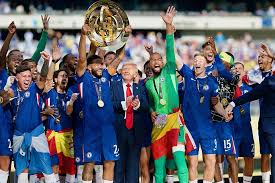
//> input picture codigo/p01_opencv/images.jpg, 275 x 183 px, given in place of the camera
$ ./main   (built with g++ and OpenCV 4)
//> lines starting //> are read from the running program, lines starting //| are printed output that depends on the picture
#include <iostream>
#include <opencv2/opencv.hpp>

using namespace std;
using namespace cv;

int main() {
    cout << "=== DETECCIÓN DE ROSTROS Y OJOS EN TIEMPO REAL ===" << endl;
    cout << "Presiona 'ESC' para salir" << endl;
    cout << "Presiona 'c' para capturar una foto" << endl;
    cout << "Presiona 'g' para activar/desactivar escala de grises" << endl << endl;

    // Cargar clasificadores Haar Cascade para detección
    // Estos archivos vienen incluidos con OpenCV
    CascadeClassifier detector_rostros, detector_ojos;

    String ruta_opencv = "/home/felipep/Documentos/universidad/universidad 7mo/vision por computador/opencv-dev/install/share/opencv4/haarcascades/";

    if (!detector_rostros.load(ruta_opencv + "haarcascade_frontalface_default.xml")) {
        cout << "Error: No se pudo cargar el clasificador de rostros" << endl;
        cout << "Verifica la ruta: " << ruta_opencv << endl;
        return -1;
    }

    if (!detector_ojos.load(ruta_opencv + "haarcascade_eye.xml")) {
        cout << "Error: No se pudo cargar el clasificador de ojos" << endl;
        return -1;
    }

    cout << "✓ Clasificadores cargados exitosamente" << endl;

    // Abrir la cámara web (0 = cámara predeterminada)
    VideoCapture camara(0);
    if (!camara.isOpened()) {
        cout << "Error: No se pudo abrir la cámara" << endl;
        return -1;
    }

    cout << "✓ Cámara iniciada correctamente" << endl << endl;

    // Variables de configuración
    bool modo_gris = false;
    int foto_contador = 1;

    Mat frame, frame_gris;
    vector<Rect> rostros, ojos;

    // Bucle principal de captura de video
    while (true) {
        // Capturar frame de la cámara
        camara >> frame;
//> frame is the input picture: 183 rows x 275 cols, CV_8UC3; mean B, G, R 103.9, 95, 91.8
        if (frame.empty()) {
            cout << "Error: Frame vacío" << endl;
            break;
        }

        // Convertir a escala de grises para mejor detección
        cvtColor(frame, frame_gris, COLOR_BGR2GRAY);
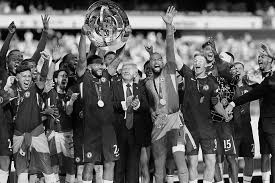
//> frame_gris: 183 rows x 275 cols, CV_8UC1; min 0, max 255, mean 95

        // Ecualizar histograma para mejorar el contraste
        equalizeHist(frame_gris, frame_gris);
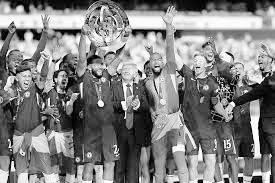
//> frame_gris: 183 rows x 275 cols, CV_8UC1; min 0, max 255, mean 128

        // DETECTAR ROSTROS
        detector_rostros.detectMultiScale(
            frame_gris,
            rostros,
            1.1,     // Factor de escala
            3,       // Mínimo de vecinos
            0,       // Flags
            Size(30, 30) // Tamaño mínimo del rostro
        );
//> rostros = empty

        // Procesar cada rostro detectado
        for (size_t i = 0; i < rostros.size(); i++) {
            // Dibujar rectángulo alrededor del rostro
            rectangle(frame, rostros[i], Scalar(255, 0, 0), 3);

            // Agregar texto con el número de rostro
            putText(frame,
                    "Rostro #" + to_string(i + 1),
                    Point(rostros[i].x, rostros[i].y - 10),
                    FONT_HERSHEY_SIMPLEX,
                    0.9,
                    Scalar(255, 0, 0),
                    2);

            // Región de interés (ROI) para buscar ojos solo dentro del rostro
            Mat roi_gris = frame_gris(rostros[i]);
            Mat roi_color = frame(rostros[i]);

            // DETECTAR OJOS dentro del rostro
            detector_ojos.detectMultiScale(
                roi_gris,
                ojos,
                1.1,
                5,
                0,
                Size(20, 20)
            );

            // Dibujar círculos en los ojos detectados
            for (size_t j = 0; j < ojos.size(); j++) {
                Point centro(
                    rostros[i].x + ojos[j].x + ojos[j].width / 2,
                    rostros[i].y + ojos[j].y + ojos[j].height / 2
                );
                int radio = cvRound((ojos[j].width + ojos[j].height) * 0.25);
                circle(frame, centro, radio, Scalar(0, 255, 0), 3);

                // Punto en el centro del ojo
                circle(frame, centro, 3, Scalar(0, 0, 255), -1);
            }
        }
//> this loop made 0 passes

        // Información en pantalla
        String info = "Rostros: " + to_string(rostros.size());
//> info = "Rostros: 0"
        putText(frame, info, Point(10, 30), FONT_HERSHEY_SIMPLEX, 1, Scalar(0, 255, 255), 2);

        // Mostrar FPS aproximado
        putText(frame, "ESC=Salir | C=Captura | G=Gris",
                Point(10, frame.rows - 10),
                FONT_HERSHEY_SIMPLEX,
                0.6,
                Scalar(255, 255, 255),
                2);
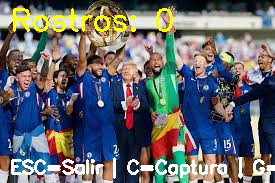
//> frame: 183 rows x 275 cols, CV_8UC3; mean B, G, R 106.6, 102.8, 99.7

        // Mostrar el frame (en color o gris según el modo)
        if (modo_gris) {
            imshow("Detección de Rostros y Ojos", frame_gris);
        } else {
            imshow("Detección de Rostros y Ojos", frame);
        }

        // Manejar entrada del teclado
        char tecla = (char)waitKey(10);
//> the Esc key is pressed

        if (tecla == 27) { // ESC
            cout << "Saliendo..." << endl;
            break;
        }
        else if (tecla == 'c' || tecla == 'C') { // Capturar foto
            String nombre_archivo = "captura_" + to_string(foto_contador++) + ".jpg";
            imwrite(nombre_archivo, frame);
            cout << "✓ Foto guardada: " << nombre_archivo << endl;
        }
        else if (tecla == 'g' || tecla == 'G') { // Toggle gris
            modo_gris = !modo_gris;
            cout << "Modo escala de grises: " << (modo_gris ? "ON" : "OFF") << endl;
        }
    }

    // Liberar recursos
    camara.release();
    destroyAllWindows();

    cout << "\n¡Programa finalizado!" << endl;
    return 0;
}

$ run again, on codigo/p01_opencv/original.jpg
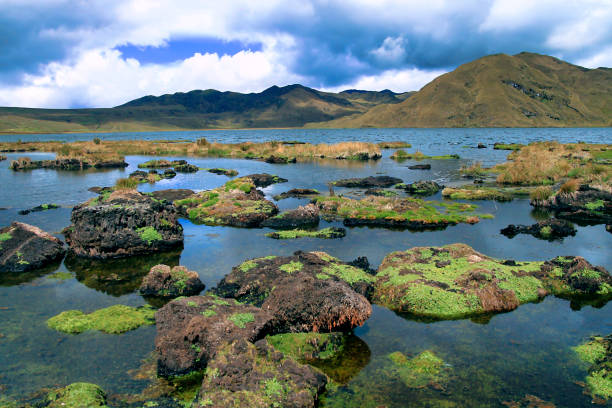
//> input picture codigo/p01_opencv/original.jpg, 612 x 408 px, given in place of the camera
//> frame is the input picture: 408 rows x 612 cols, CV_8UC3; mean B, G, R 119.2, 120.3, 102.6
//> `equalizeHist(frame_gris, frame_gris);`:
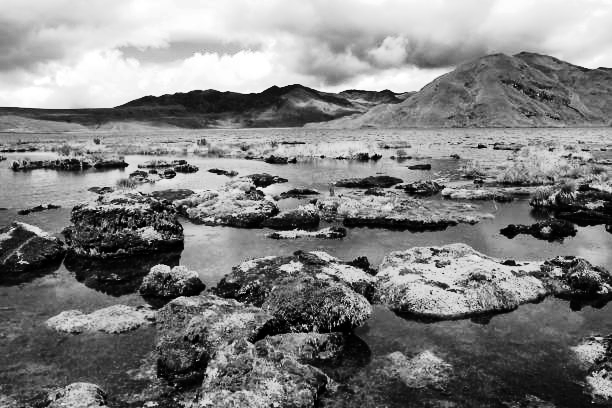
//> frame_gris: 408 rows x 612 cols, CV_8UC1; min 0, max 255, mean 128.2
//> rostros = empty
//> info = "Rostros: 0"
//> `putText(frame, "ESC=Salir | C=Captura | G=Gris", Point(10, frame.rows ..`:
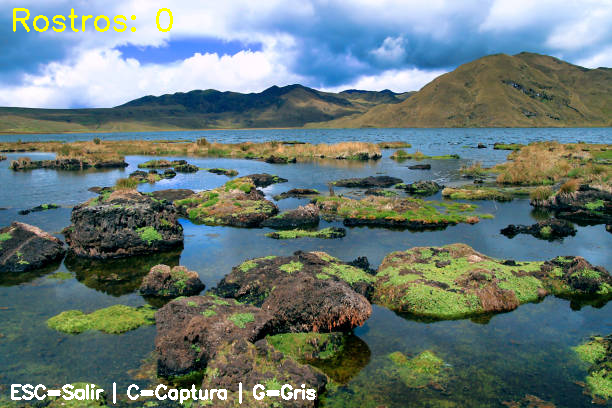
//> frame: 408 rows x 612 cols, CV_8UC3; mean B, G, R 119.7, 121.8, 104.3
